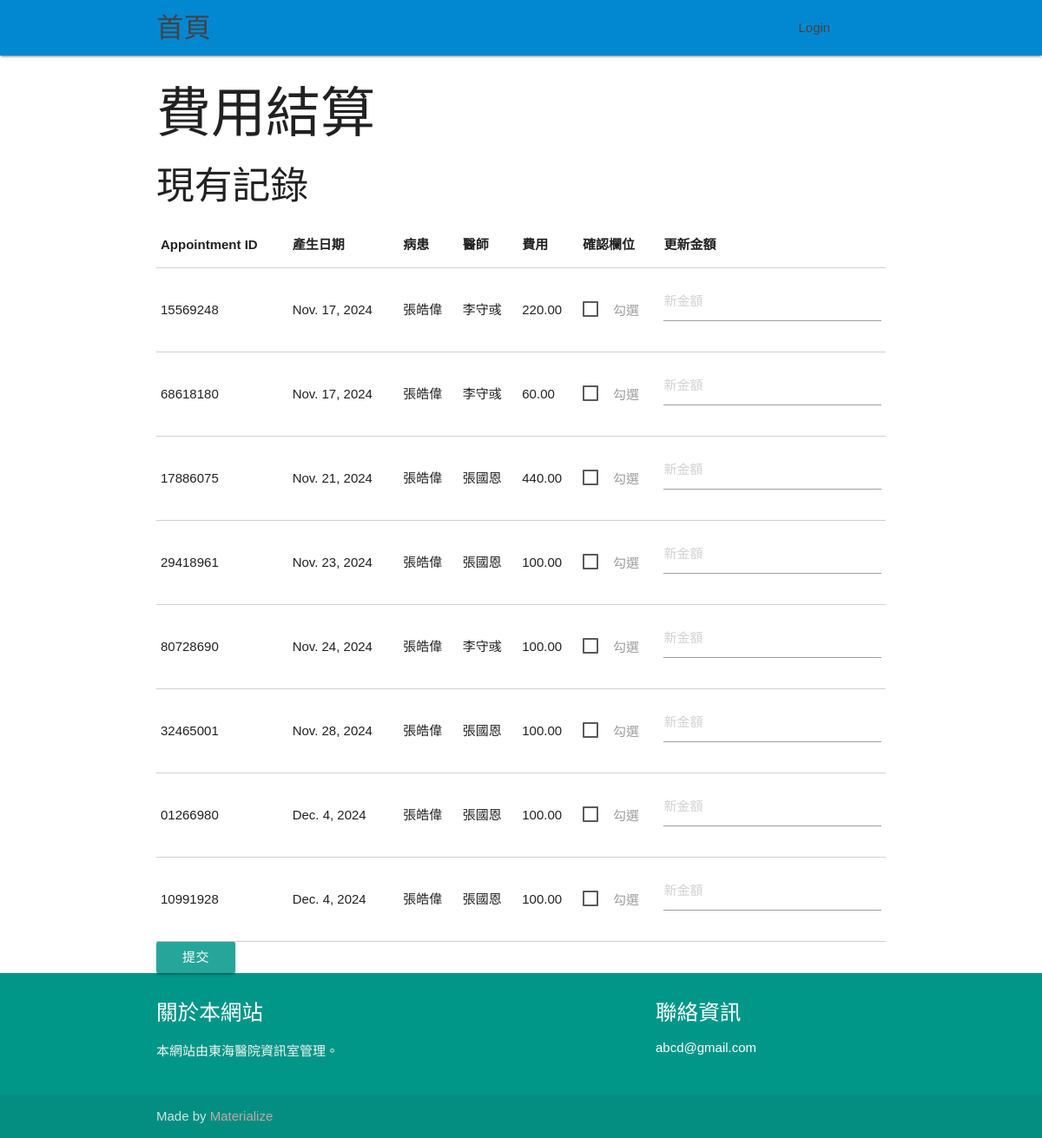
/billing/billing_interface/, run on an earlier commit of the app's database.
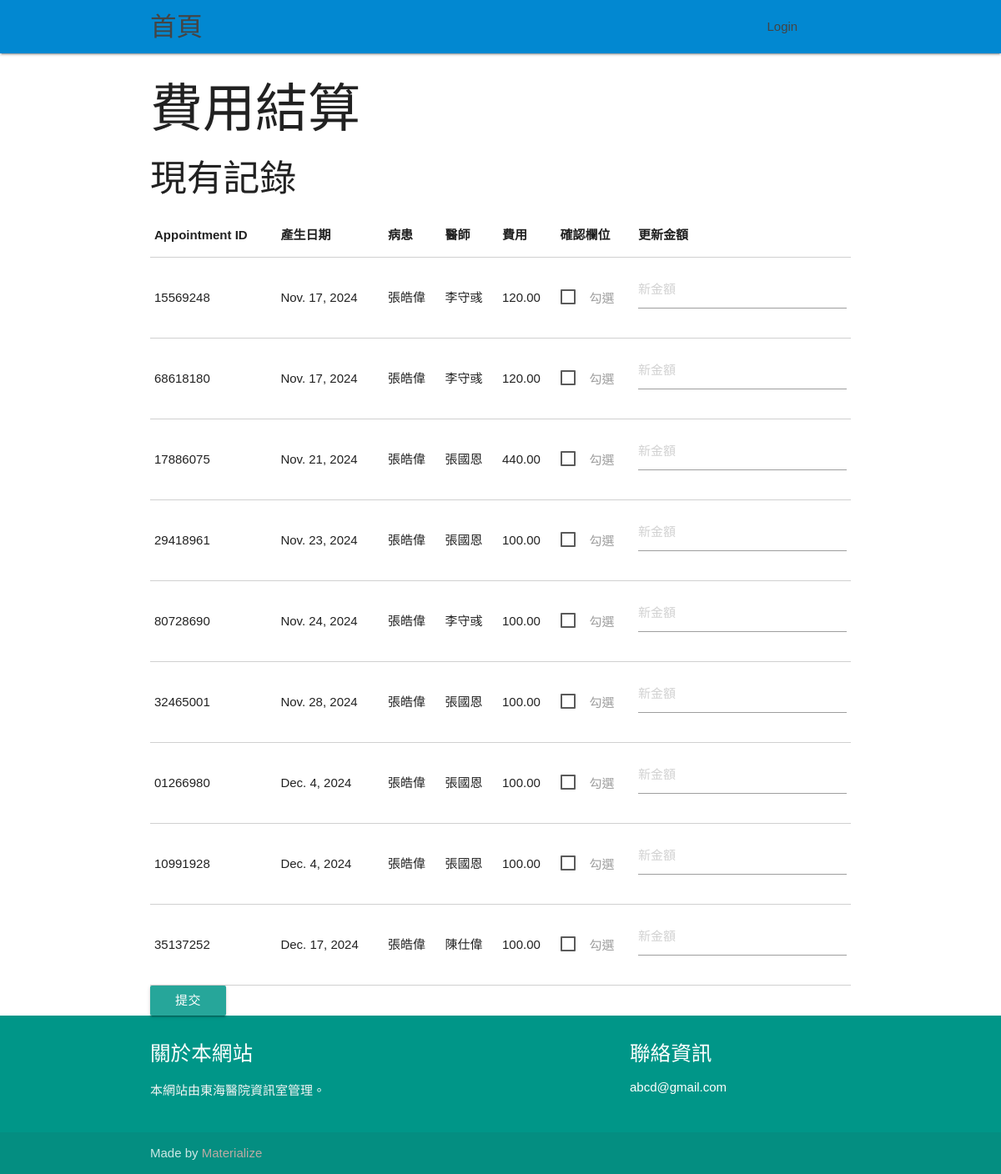
And on a later commit of the database.
### billing/models.py (models this page shows, shortened)
class BillingRecord(models.Model):
    appointment = models.OneToOneField(Appointment, on_delete=models.CASCADE)
    amount = models.DecimalField(max_digits=10, decimal_places=2)
    date_created = models.DateField(auto_now_add=True)

### appointments/models.py (models this page shows)
class Appointment(models.Model):
    appointment_id = models.CharField(max_length=8, unique=True, null=True, blank=True)  # 預約的唯一識別碼，最多 8 個字元，可為空
    patient = models.ForeignKey(Patient, on_delete=models.CASCADE, db_column="patient_id")  # 外鍵，指向病人，當病人被刪除時，所有與其相關的預約也會被刪除
    doctor = models.ForeignKey(Doctor, on_delete=models.CASCADE, db_column="doctor_id")  # 外鍵，指向醫生，當醫生被刪除時，所有與其相關的預約也會被刪除
    date = models.DateTimeField()  # 預約的日期和時間
    description = models.TextField()  # 預約的描述，記錄病人或醫生的相關註解

class Patient(models.Model):
    user = models.OneToOneField(User, on_delete=models.CASCADE, null=True, blank=True)  # 病患對應的使用者
    patient_id = models.CharField(max_length=8, unique=True, null=True, blank=True)
    dob = models.DateField()
    phone = models.CharField(max_length=15)

class User(AbstractUser):
    ROLE_CHOICES = [
        ('patient', 'Patient'),
        ('doctor', 'Doctor'),
    ]
    role = models.CharField(max_length=10, choices=ROLE_CHOICES, default='patient')  # 使用者的角色，預設為病患
    age = models.PositiveIntegerField(null=True, blank=True)  # 使用者的年齡（可選）
    gender = models.CharField(max_length=1, choices=[('M', 'Male'), ('F', 'Female')], null=True, blank=True)  # 性別

class Doctor(models.Model):
    user = models.OneToOneField(User, on_delete=models.CASCADE, null=True, blank=True)  # 醫生對應的使用者
    doctor_id = models.CharField(max_length=8, unique=True, null=True, blank=True)
    salary = models.DecimalField(max_digits=10, decimal_places=2, default=0.00)

### billing/views.py (the view, shortened to what this page needs)
# urls.py: path('billing_interface/', views.billing_interface, name='billing_interface'),
def billing_interface(request):
    records = BillingRecord.objects.all()
    return render(request, 'billing/billing_interface.html', {'records': records})

### billing/templates/billing/billing_interface.html (shortened to what this page needs)
{% extends 'base.html' %}
{% block content %}
<h1>費用結算</h1>
<form method="post">
    <h3>現有記錄</h3>
    <table class="bordered responsive-table">
        <thead>
            <tr>
                <th data-field="appointment_id">Appointment ID</th>
                <th data-field="date_created">產生日期</th>
                <th data-field="patient_name">病患</th>
                <th data-field="doctor_name">醫師</th>
                <th data-field="price">費用</th>
                <th data-field="check">確認欄位</th>
                <th data-field="update">更新金額</th>
            </tr>
        </thead>
        <tbody>
            {% for record in records %}
            <tr>
                <td>{{ record.appointment.appointment_id }}</td>
                <td>{{ record.date_created }}</td>
                <td>{{ record.appointment.patient.user.last_name }}{{ record.appointment.patient.user.first_name }}</td>
                <td>{{ record.appointment.doctor.user.last_name }}{{ record.appointment.doctor.user.first_name }}</td>
                <td>{{ record.amount }}</td>
                <td>
                    <label for="update_{{ record.appointment.appointment_id }}">勾選</label>
                </td>
                <td>
                    <input
                        type="number"
                        step="10"
                        placeholder="新金額"
                        @change="updateValue('{{ record.appointment.appointment_id }}', $event.target.value)">
                </td>
            </tr>
            {% endfor %}
        </tbody>
    </table>
    <button class="btn" type="submit">提交</button>
</form>
{% endblock %}

What changed in the data, as far as the page shows it:
changed BillingRecord (number 1 of 9 on the later page): amount "220.00" → "120.00"
changed BillingRecord (number 2 of 9 on the later page): amount "60.00" → "120.00"
added BillingRecord: appointment.appointment_id "35137252", date_created "Dec. 17, 2024", appointment.patient.user.last_name "張", appointment.patient.user.first_name "皓偉", appointment.doctor.user.last_name "陳", appointment.doctor.user.first_name "仕偉", amount "100.00"
